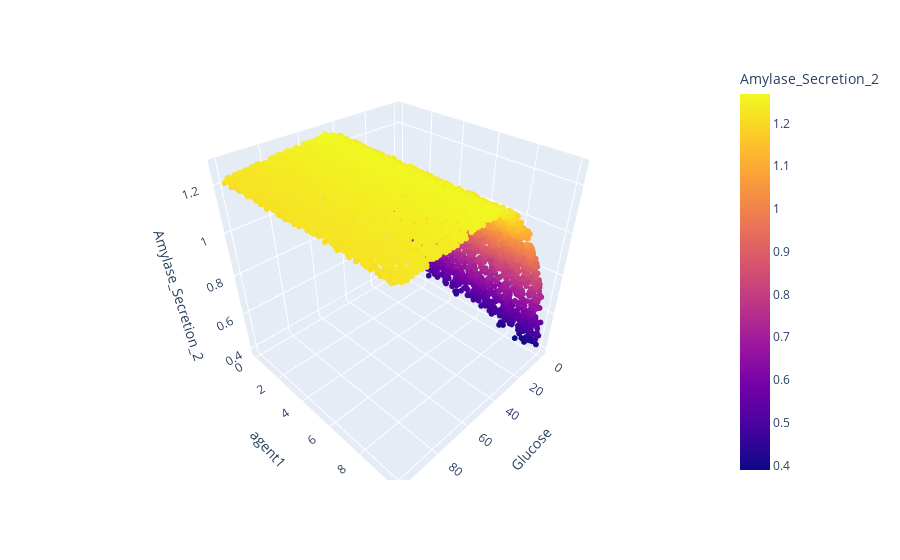

Here is the notebook cell this chart was saved with:
### Code cell
fig=px.scatter_3d(states,x="Glucose",y="agent1",z="Amylase_Secretion_2",color="Amylase_Secretion_2")
fig.update_traces(marker=dict(size=2,))
fig.show()

### Figure 1 — Plotly figure (JSON) as saved in the notebook; plotly's stock layout.template omitted (floating-point values rounded to 4 significant figures; data arrays with more than 128 entries replaced by an {"elided": "..."} marker saying what was removed)
{"data": [{"hovertemplate": "Glucose=%{x}<br>agent1=%{y}<br>Amylase_Secretion_2=%{marker.color}<extra></extra>", "legendgroup": "", "marker": {"color": {"elided": "10000 float values"}, "coloraxis": "coloraxis", "size": 2, "symbol": "circle"}, "mode": "markers", "name": "", "scene": "scene", "showlegend": false, "type": "scatter3d", "x": {"elided": "10000 float values"}, "y": {"elided": "10000 float values"}, "z": {"elided": "10000 float values"}}], "layout": {"coloraxis": {"colorbar": {"title": {"text": "Amylase_Secretion_2"}}, "colorscale": [[0, "#0d0887"], [0.1111, "#46039f"], [0.2222, "#7201a8"], [0.3333, "#9c179e"], [0.4444, "#bd3786"], [0.5556, "#d8576b"], [0.6667, "#ed7953"], [0.7778, "#fb9f3a"], [0.8889, "#fdca26"], [1, "#f0f921"]]}, "legend": {"tracegroupgap": 0}, "margin": {"t": 60}, "scene": {"domain": {"x": [0, 1], "y": [0, 1]}, "xaxis": {"title": {"text": "Glucose"}}, "yaxis": {"title": {"text": "agent1"}}, "zaxis": {"title": {"text": "Amylase_Secretion_2"}}}}}
